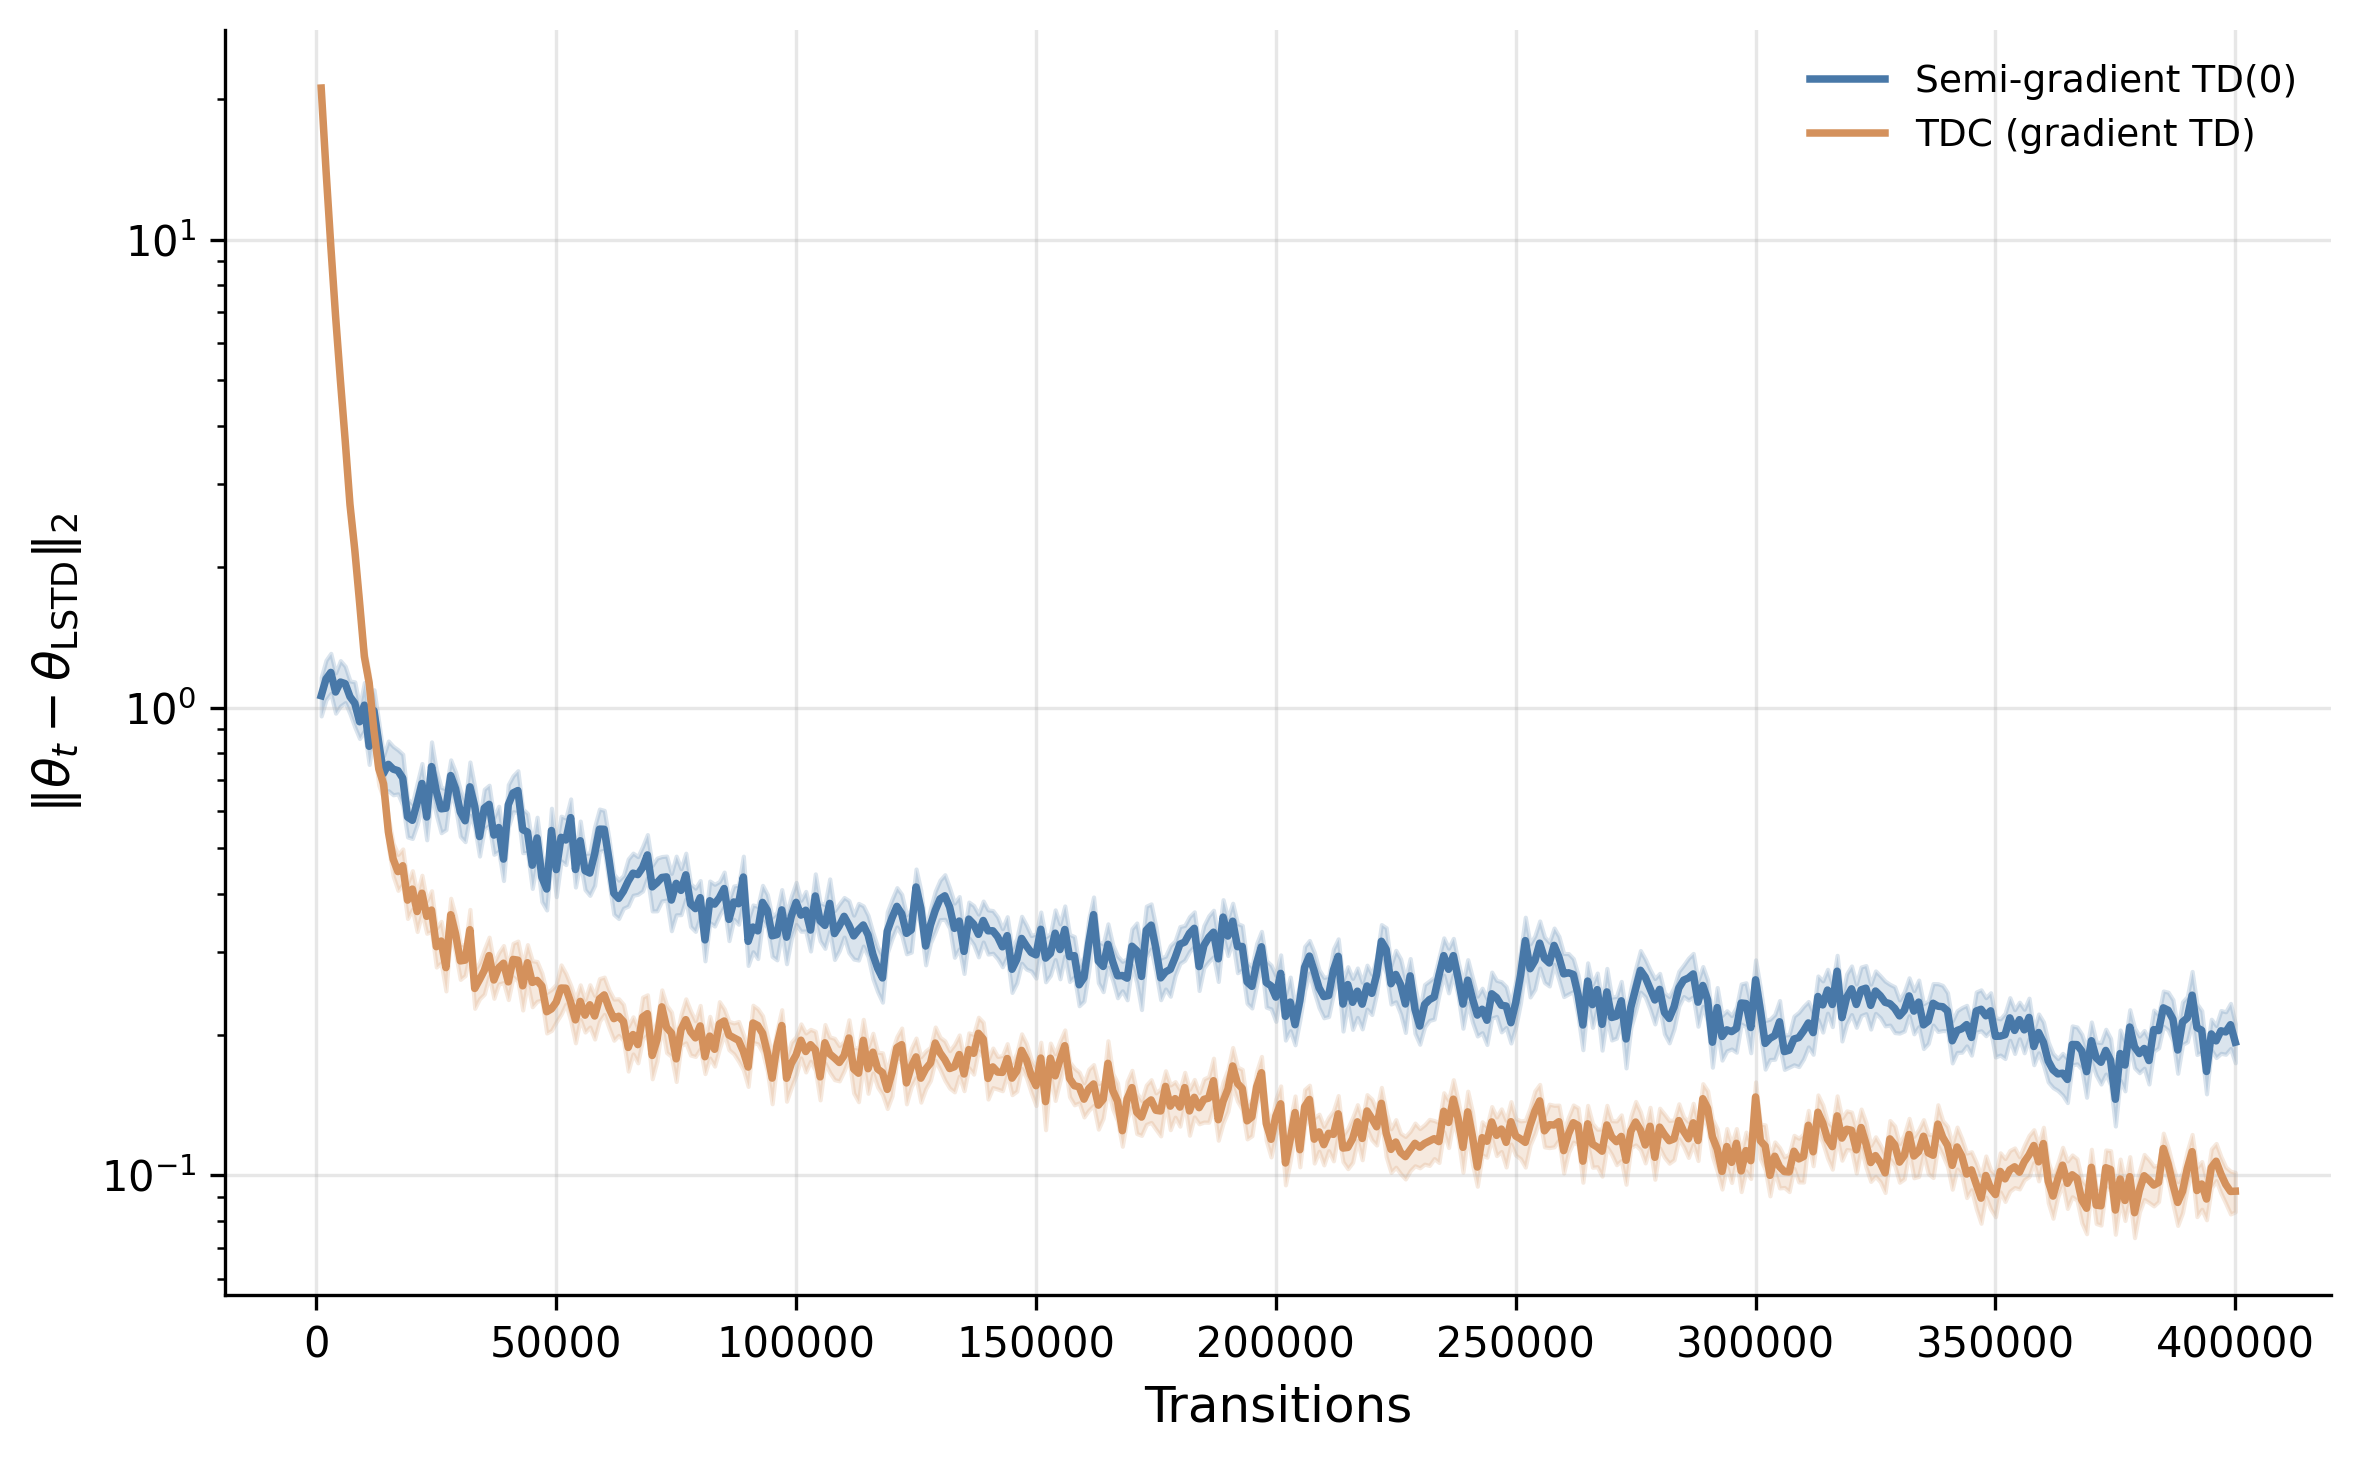

The script that saved this image:
"""
Comparing Estimators of the Bellman Equation
Chapter 3 (Theory) -- companion to subsection sec:bellman_estimation.

One small stochastic MDP, one linear feature class, several estimators that all
begin from the same Bellman equation but define different population targets or
use different solvers: orthogonal value projection, LSTD (projected fixed
point), raw Bellman-residual minimization (BRM), the Antos-Szepesvari-Munos
corrected/minimax criterion, semi-gradient TD(0), fitted value iteration, and
TDC (gradient-TD). The three-state machine-maintenance MDP and every population
target reproduce the hand-computed values in the study note that motivates the
subsection, so the population block doubles as a verification anchor.

Population objects are closed form. Empirical estimators are averaged over
N_SEEDS with standard errors. Sampling is i.i.d. from the stationary
distribution mu of the fixed policy, so D = diag(mu) is exact and the on-policy
weighting matches the theory (Tsitsiklis-Van Roy 1997; Sutton et al. 2009).
"""

import sys
import os
import argparse
import numpy as np

sys.path.insert(0, os.path.join(os.path.dirname(__file__), "..", ".."))
from sims.plot_style import apply_style, COLORS, FIG_SINGLE
from sims.sim_cache import compute_or_load, add_component_args, parse_force_set

apply_style()

import matplotlib

matplotlib.use("Agg")
import matplotlib.pyplot as plt

OUTDIR = os.path.dirname(os.path.abspath(__file__))
CACHE_DIR = os.path.join(OUTDIR, "cache")
SCRIPT_NAME = "bellman_estimation_methods"

np.random.seed(42)

# ======================================================================
# Layer 1: configuration
# ======================================================================
# Three-state machine-maintenance MDP (study note running example).
# States G, F, W (good, fatigued, worn) -> indices 0, 1, 2.
# Actions O (operate), M (maintain) -> indices 0, 1.
# Reward deterministic given (s, a); transition stochastic.
GAMMA = 0.9

# Reward[s, a]
REWARD = np.array(
    [
        [5.0, -1.0],  # G: O, M
        [3.0, -2.0],  # F: O, M
        [0.0, -4.0],  # W: O, M
    ]
)

# P[s, a] -> row over next states (G, F, W)
P = np.array(
    [
        [[0.75, 0.25, 0.00], [0.95, 0.05, 0.00]],  # G: O, M
        [[0.10, 0.60, 0.30], [0.75, 0.20, 0.05]],  # F: O, M
        [[0.00, 0.10, 0.90], [0.65, 0.30, 0.05]],  # W: O, M
    ]
)

# Fixed evaluation policy pi: operate in G and F, maintain in W.
PI = np.array([0, 0, 1])  # action index per state

# Linear feature map phi(s) = [1, x(s)] with deterioration score x = 0, 1, 2.
X_SCORE = np.array([0.0, 1.0, 2.0])
PHI = np.column_stack([np.ones(3), X_SCORE])  # 3 x 2

# The MDP tables are hashed into the cache key. Editing a reward, a transition
# row, the policy or the features must invalidate every cached component, so
# they cannot be left out and patched up by hand-bumping a version number.
ENV_PARAMS = {
    "gamma": GAMMA,
    "reward": REWARD.tolist(),
    "transitions": P.tolist(),
    "policy": PI.tolist(),
    "features": PHI.tolist(),
}

SHARED_CONFIG = {
    **ENV_PARAMS,
    "N_SEEDS": 30,
    "N_SAMPLES": 20000,  # i.i.d. transitions per seed for batch estimators
}

# Online stochastic-approximation schedule for TD(0) and TDC.
ONLINE_CONFIG = {
    **SHARED_CONFIG,
    "N_STEPS": 400000,
    "ALPHA0": 0.05,
    "TAU": 10000.0,  # step size alpha_t = ALPHA0 / (1 + t / TAU)
    # TDC auxiliary-weight ratio: beta_t = ETA_W * alpha_t. The w recursion is a
    # least-mean-squares fit, so it is stable only while beta_t ||phi||^2 < 2;
    # here max ||phi||^2 = 5, so beta_0 must stay below 0.4. ETA_W = 10 (the
    # first setting tried) gives beta_0 = 1.0 and diverges.
    "ETA_W": 2.0,
    "LOG_STRIDE": 1000,
    # Fitted value iteration is a contraction with modulus gamma, so 60 sweeps
    # leave 0.9^60 * 34 = 0.06 of truncation error and make FVI look separated
    # from LSTD when it is not. 300 sweeps puts the truncation below 1e-12.
    "FVI_ITERS": 300,
}


# ======================================================================
# Layer 2: population objects (closed form)
# ======================================================================


def policy_matrices():
    """Return P_pi (3x3), r_pi (3,) induced by the fixed policy PI."""
    P_pi = np.array([P[s, PI[s]] for s in range(3)])
    r_pi = np.array([REWARD[s, PI[s]] for s in range(3)])
    return P_pi, r_pi


def stationary_dist(P_pi):
    """Stationary distribution mu of P_pi (left eigenvector, normalized)."""
    vals, vecs = np.linalg.eig(P_pi.T)
    idx = np.argmin(np.abs(vals - 1.0))
    mu = np.real(vecs[:, idx])
    return mu / mu.sum()


def bellman_pi(v, P_pi, r_pi):
    """Apply the policy Bellman operator T^pi to a value vector v."""
    return r_pi + GAMMA * P_pi @ v


def weighted_norm(x, mu):
    """D-weighted norm ||x||_D with D = diag(mu)."""
    return float(np.sqrt(np.sum(mu * x**2)))


def d_projection(target, mu):
    """theta minimizing ||Phi theta - target||_D and the fitted values."""
    D = np.diag(mu)
    C = PHI.T @ D @ PHI
    theta = np.linalg.solve(C, PHI.T @ D @ target)
    return theta, PHI @ theta


def compute_population():
    P_pi, r_pi = policy_matrices()
    mu = stationary_dist(P_pi)
    D = np.diag(mu)
    M = np.eye(3) - GAMMA * P_pi

    # Exact value of the fixed policy.
    v_pi = np.linalg.solve(M, r_pi)

    # (1) Orthogonal projection of the true value.
    theta_proj, v_proj = d_projection(v_pi, mu)

    # (2) LSTD projected fixed point: A theta = b.
    A = PHI.T @ D @ M @ PHI
    b = PHI.T @ D @ r_pi
    theta_lstd = np.linalg.solve(A, b)
    v_lstd = PHI @ theta_lstd

    # (3) Raw Bellman-residual minimization: min ||r - M Phi theta||_D^2.
    A_brm = PHI.T @ M.T @ D @ M @ PHI
    b_brm = PHI.T @ M.T @ D @ r_pi
    theta_brm = np.linalg.solve(A_brm, b_brm)
    v_brm = PHI @ theta_brm

    # (4) Antos corrected/minimax criterion. Proposition (Antos et al. 2008,
    #     Prop 2): its minimizer over a linear class coincides with the LSTD
    #     projected fixed point. Verify STRUCTURALLY, not by re-solving A theta=b.
    #     The corrected criterion is
    #       J_corr(theta) = ||v_theta - T^pi v_theta||_D^2
    #                       - inf_h ||h - T^pi v_theta||_D^2
    #                     = ||v_theta - Pi_D T^pi v_theta||_D^2   (Pythagoras),
    #     a convex quadratic. Confirm it is ~0 at theta_LSTD (so v = Pi T^pi v,
    #     the projected fixed point) and strictly larger at perturbations, i.e.
    #     theta_LSTD is its unique minimizer -- an independent check of Prop 2.
    def J_corrected(theta):
        v = PHI @ theta
        Tv = bellman_pi(v, P_pi, r_pi)
        raw = float(np.sum(mu * (Tv - v) ** 2))  # ||v - T^pi v||_D^2
        _, proj_Tv = d_projection(Tv, mu)
        unrep = float(np.sum(mu * (Tv - proj_Tv) ** 2))  # ||T^pi v - Pi T^pi v||_D^2
        return raw - unrep

    antos_J_at_lstd = J_corrected(theta_lstd)
    antos_perturbs = [
        np.array(p) for p in [(0.5, 0.0), (-0.5, 0.0), (0.0, 0.5), (0.0, -0.5)]
    ]
    antos_J_at_perturbed = [J_corrected(theta_lstd + p) for p in antos_perturbs]

    # Minimize the corrected criterion in its own right, so the table row is an
    # independent computation rather than a copy of the LSTD row. J_corr is
    # ||M theta - c||_D^2 with M = Phi - gamma Pi_D P_pi Phi and c = Pi_D r_pi,
    # whose normal equations never reference A theta = b.
    Pi_D = PHI @ np.linalg.solve(PHI.T @ D @ PHI, PHI.T @ D)
    M_corr = PHI - GAMMA * Pi_D @ P_pi @ PHI
    c_corr = Pi_D @ r_pi
    theta_antos = np.linalg.solve(M_corr.T @ D @ M_corr, M_corr.T @ D @ c_corr)
    v_antos = PHI @ theta_antos

    # Antos decomposition for a specific candidate v = (30, 26, 22),
    # theta = (30, -4). Reproduces the study note's worked numbers.
    theta_cand = np.array([30.0, -4.0])
    v_cand = PHI @ theta_cand
    Tv_cand = bellman_pi(v_cand, P_pi, r_pi)
    raw_resid_sq = float(np.sum(mu * (Tv_cand - v_cand) ** 2))
    _, proj_Tv = d_projection(Tv_cand, mu)  # best representable Bellman target
    unrep_sq = float(np.sum(mu * (Tv_cand - proj_Tv) ** 2))
    corrected_sq = raw_resid_sq - unrep_sq
    corrected_direct = float(np.sum(mu * (v_cand - proj_Tv) ** 2))

    # Conditional-variance decomposition at state F under theta = (30, -4).
    # E[delta^2 | F] = (Bellman residual)^2 + Var(target | F).
    f = 1  # index of state F
    a_f = PI[f]
    succ = P[f, a_f]  # next-state distribution
    targets_f = REWARD[f, a_f] + GAMMA * v_cand  # target per realized successor
    td_f = targets_f - v_cand[f]  # delta per successor
    e_delta = float(np.sum(succ * td_f))
    e_delta_sq = float(np.sum(succ * td_f**2))
    var_target = e_delta_sq - e_delta**2

    # Expected TD update direction E[phi delta] at theta = (30, -4).
    resid_cand = bellman_pi(v_cand, P_pi, r_pi) - v_cand  # E[delta | s]
    e_phi_delta = PHI.T @ (mu * resid_cand)

    # Action values (control) for the summary display.
    q_O = REWARD[:, 0] + GAMMA * P[:, 0, :] @ v_pi
    q_M = REWARD[:, 1] + GAMMA * P[:, 1, :] @ v_pi

    # Summary norms for each population solution.
    def norms(v):
        return weighted_norm(v - v_pi, mu), weighted_norm(
            bellman_pi(v, P_pi, r_pi) - v, mu
        )

    summary = {
        "Orthogonal projection": (theta_proj, v_proj, *norms(v_proj)),
        "LSTD projected fixed point": (theta_lstd, v_lstd, *norms(v_lstd)),
        "Antos corrected BRM": (theta_antos, v_antos, *norms(v_antos)),
        "Raw Bellman-residual min.": (theta_brm, v_brm, *norms(v_brm)),
    }

    return {
        "P_pi": P_pi,
        "r_pi": r_pi,
        "mu": mu,
        "v_pi": v_pi,
        "theta_proj": theta_proj,
        "v_proj": v_proj,
        "theta_lstd": theta_lstd,
        "v_lstd": v_lstd,
        "theta_brm": theta_brm,
        "v_brm": v_brm,
        "theta_antos": theta_antos,
        "v_antos": v_antos,
        "antos_J_at_lstd": antos_J_at_lstd,
        "antos_J_at_perturbed": antos_J_at_perturbed,
        "antos_decomp": {
            "raw_resid_sq": raw_resid_sq,
            "unrep_sq": unrep_sq,
            "corrected_sq": corrected_sq,
            "corrected_direct": corrected_direct,
        },
        "variance_decomp": {
            "td_errors_F": td_f,
            "e_delta": e_delta,
            "e_delta_sq": e_delta_sq,
            "var_target": var_target,
        },
        "e_phi_delta": e_phi_delta,
        "q_O": q_O,
        "q_M": q_M,
        "summary": summary,
    }


# ======================================================================
# Layer 3: empirical estimators (finite sample, multiple seeds)
# ======================================================================


def _draw_successors(states, rng):
    """Vectorized draw of s' ~ P[s, pi(s)] for an array of states (inverse-CDF)."""
    u = rng.random(len(states))
    succ = np.empty(len(states), dtype=int)
    for s in range(3):
        mask = states == s
        if mask.any():
            cdf = np.cumsum(P[s, PI[s]])
            succ[mask] = np.searchsorted(cdf, u[mask], side="right")
    return np.clip(succ, 0, 2)


def sample_transitions(mu, rng, n):
    """i.i.d. states from mu; one successor each, plus an independent second
    successor for the double-sampling estimator. Rewards deterministic."""
    states = rng.choice(3, size=n, p=mu)
    rewards = REWARD[states, PI[states]]
    succ1 = _draw_successors(states, rng)
    succ2 = _draw_successors(states, rng)
    return states, rewards, succ1, succ2


def emp_lstd(phi, r, phi_n):
    """Empirical LSTD: A_hat theta = b_hat."""
    n = len(r)
    A = (phi[:, :, None] * (phi - GAMMA * phi_n)[:, None, :]).sum(0) / n
    b = (phi * r[:, None]).sum(0) / n
    return np.linalg.solve(A, b)


def emp_brm_single(phi, r, phi_n):
    """Single-successor BRM: OLS of r on (phi - gamma phi'). This minimizes the
    empirical squared TD error, a biased proxy for the Bellman residual because
    the same successor appears in both factors of the quadratic form."""
    psi = phi - GAMMA * phi_n
    A = psi.T @ psi
    b = psi.T @ r
    return np.linalg.solve(A, b)


def emp_brm_double(phi, r, psi1, psi2):
    """Double-successor BRM: independent successors in the two factors debias
    the quadratic form (E[psi1 psi2^T | s] = psi(s) psi(s)^T). Requires a
    generative model. Converges to the population raw-BRM solution."""
    n = len(r)
    G = (psi1[:, :, None] * psi2[:, None, :]).sum(0) / n
    G = 0.5 * (G + G.T)  # symmetrize (true matrix is symmetric)
    b = (psi1 * r[:, None]).sum(0) / n
    return np.linalg.solve(G, b)


def emp_fitted_vi(phi, r, phi_n, n_iters):
    """Fitted value iteration: regress on targets from a frozen previous
    iterate. Fixed point is the projected Bellman fixed point (= LSTD)."""
    theta = np.zeros(2)
    pinv = np.linalg.pinv(phi)
    for _ in range(n_iters):
        targets = r + GAMMA * (phi_n @ theta)
        theta = pinv @ targets
    return theta


def run_online(mu, rng, cfg, theta_star):
    """Semi-gradient TD(0) and TDC over a stream of i.i.d. transitions.
    Returns per-checkpoint distance ||theta_t - theta_star|| for each method."""
    n_steps = cfg["N_STEPS"]
    a0, tau, eta = cfg["ALPHA0"], cfg["TAU"], cfg["ETA_W"]
    stride = cfg["LOG_STRIDE"]

    theta_td = np.zeros(2)
    theta_tdc = np.zeros(2)
    w_tdc = np.zeros(2)
    steps, dist_td, dist_tdc = [], [], []

    # Pre-sample the whole i.i.d. stream (vectorized); the update loop stays
    # sequential but does no per-step RNG, so long runs are cheap.
    states = rng.choice(3, size=n_steps, p=mu)
    succ = _draw_successors(states, rng)
    rewards = REWARD[states, PI[states]]
    phi_all = PHI[states]
    phin_all = PHI[succ]

    for t in range(n_steps):
        r = rewards[t]
        ph, phn = phi_all[t], phin_all[t]
        alpha = a0 / (1.0 + t / tau)

        # semi-gradient TD(0)
        delta_td = r + GAMMA * phn @ theta_td - ph @ theta_td
        theta_td = theta_td + alpha * delta_td * ph

        # TDC (Sutton et al. 2009, eq. 10). This is the practical constant-ratio
        # form beta_t = eta * alpha_t, not the strict two-timescale condition
        # alpha_t / beta_t -> 0 of their Theorem 2; on-policy the constant-ratio
        # version still converges to the TD fixed point A theta = b.
        beta = eta * alpha
        delta_c = r + GAMMA * phn @ theta_tdc - ph @ theta_tdc
        theta_tdc = theta_tdc + alpha * (delta_c * ph - GAMMA * phn * (ph @ w_tdc))
        w_tdc = w_tdc + beta * (delta_c - ph @ w_tdc) * ph

        if (t + 1) % stride == 0:
            steps.append(t + 1)
            dist_td.append(np.linalg.norm(theta_td - theta_star))
            dist_tdc.append(np.linalg.norm(theta_tdc - theta_star))

    return (
        np.array(steps),
        np.array(dist_td),
        np.array(dist_tdc),
        theta_td,
        theta_tdc,
    )


def compute_empirical(pop):
    mu = pop["mu"]
    theta_star = pop["theta_lstd"]
    n_seeds = SHARED_CONFIG["N_SEEDS"]
    n = SHARED_CONFIG["N_SAMPLES"]

    est = {k: [] for k in ["lstd", "brm_single", "brm_double", "fvi", "td", "tdc"]}
    curves_td, curves_tdc = [], []
    steps_ref = None

    for seed in range(n_seeds):
        rng = np.random.default_rng(1000 + seed)
        s, r, s1, s2 = sample_transitions(mu, rng, n)
        phi = PHI[s]
        phi1, phi2 = PHI[s1], PHI[s2]
        psi1 = phi - GAMMA * phi1
        psi2 = phi - GAMMA * phi2

        est["lstd"].append(emp_lstd(phi, r, phi1))
        est["brm_single"].append(emp_brm_single(phi, r, phi1))
        est["brm_double"].append(emp_brm_double(phi, r, psi1, psi2))
        est["fvi"].append(emp_fitted_vi(phi, r, phi1, ONLINE_CONFIG["FVI_ITERS"]))

        steps, d_td, d_tdc, th_td, th_tdc = run_online(
            mu, rng, ONLINE_CONFIG, theta_star
        )
        est["td"].append(th_td)
        est["tdc"].append(th_tdc)
        curves_td.append(d_td)
        curves_tdc.append(d_tdc)
        steps_ref = steps

    est = {k: np.array(v) for k, v in est.items()}
    return {
        "theta": est,
        "steps": steps_ref,
        "curve_td_mean": np.mean(curves_td, 0),
        "curve_td_se": np.std(curves_td, 0) / np.sqrt(n_seeds),
        "curve_tdc_mean": np.mean(curves_tdc, 0),
        "curve_tdc_se": np.std(curves_tdc, 0) / np.sqrt(n_seeds),
    }


# ======================================================================
# Orchestration
# ======================================================================


def compute_data(force=None):
    force = force or set()
    pop = compute_or_load(
        CACHE_DIR,
        SCRIPT_NAME,
        "population",
        ENV_PARAMS,
        compute_population,
        force=("population" in force),
    )
    emp = compute_or_load(
        CACHE_DIR,
        SCRIPT_NAME,
        "empirical",
        ONLINE_CONFIG,
        compute_empirical,
        pop,
        force=("empirical" in force or "population" in force),
    )
    return {"population": pop, "empirical": emp}


# ======================================================================
# Layer 5: outputs (table + figure)
# ======================================================================


def _emp_norms(theta_rows, pop):
    """Mean +/- SE of value error and Bellman-residual norm across seeds."""
    mu, v_pi = pop["mu"], pop["v_pi"]
    P_pi, r_pi = pop["P_pi"], pop["r_pi"]
    ve, be = [], []
    for th in theta_rows:
        v = PHI @ th
        ve.append(weighted_norm(v - v_pi, mu))
        be.append(weighted_norm(bellman_pi(v, P_pi, r_pi) - v, mu))
    ve, be = np.array(ve), np.array(be)
    n = len(theta_rows)
    return ve.mean(), ve.std() / np.sqrt(n), be.mean(), be.std() / np.sqrt(n)


def generate_outputs(data):
    pop = data["population"]
    emp = data["empirical"]

    # ---- LaTeX table ----
    rows_pop = [
        (
            "Orthogonal projection of $v^\\pi$",
            "Pop.",
            *pop["summary"]["Orthogonal projection"][2:],
        ),
        (
            "LSTD projected fixed point",
            "Pop.",
            *pop["summary"]["LSTD projected fixed point"][2:],
        ),
        (
            "Antos corrected BRM",
            "Pop.",
            *pop["summary"]["Antos corrected BRM"][2:],
        ),
        (
            "Raw Bellman-residual min.",
            "Pop.",
            *pop["summary"]["Raw Bellman-residual min."][2:],
        ),
    ]
    emp_specs = [
        ("LSTD", "lstd"),
        ("Semi-gradient TD(0)", "td"),
        ("TDC (gradient TD)", "tdc"),
        ("Fitted value iteration", "fvi"),
        ("Raw BRM, two-sample", "brm_double"),
        ("Raw BRM, one-sample", "brm_single"),
    ]
    rows_emp = []
    for label, key in emp_specs:
        ve, ve_se, be, be_se = _emp_norms(emp["theta"][key], pop)
        rows_emp.append((label, ve, ve_se, be, be_se))

    # House convention: rank order by performance, best first. The ranking
    # column is the distance to the true value function.
    rows_pop.sort(key=lambda r: r[2])
    rows_emp.sort(key=lambda r: r[1])

    lines = [
        "\\begin{tabular}{llcc}",
        "\\toprule",
        "Estimator & Type & $\\|\\hat v - v^\\pi\\|_D$ & $\\|T^\\pi\\hat v - \\hat v\\|_D$\\\\",
        "\\midrule",
    ]
    for label, typ, ve, be in rows_pop:
        lines.append(f"{label} & {typ} & ${ve:.4f}$ & ${be:.4f}$\\\\")
    lines.append("\\midrule")
    for label, ve, ve_se, be, be_se in rows_emp:
        lines.append(
            f"{label} & Emp. & ${ve:.4f}\\,(\\pm{ve_se:.4f})$ "
            f"& ${be:.4f}\\,(\\pm{be_se:.4f})$\\\\"
        )
    lines += ["\\bottomrule", "\\end{tabular}"]
    tex_path = os.path.join(OUTDIR, "bellman_estimation_methods.tex")
    with open(tex_path, "w") as fh:
        fh.write("\n".join(lines) + "\n")

    # ---- learning-curve figure ----
    fig, ax = plt.subplots(figsize=FIG_SINGLE)
    steps = emp["steps"]
    for mean, se, color, label in [
        (
            emp["curve_td_mean"],
            emp["curve_td_se"],
            COLORS["blue"],
            "Semi-gradient TD(0)",
        ),
        (
            emp["curve_tdc_mean"],
            emp["curve_tdc_se"],
            COLORS["orange"],
            "TDC (gradient TD)",
        ),
    ]:
        ax.plot(steps, mean, color=color, label=label)
        ax.fill_between(steps, mean - se, mean + se, color=color, alpha=0.2)
    # No reference line: the y axis is distance to the fixed point, so the
    # benchmark is zero, which a log scale cannot draw.
    ax.set_xlabel("Transitions")
    ax.set_ylabel(r"$\|\theta_t - \theta_{\mathrm{LSTD}}\|_2$")
    ax.set_yscale("log")
    ax.legend(frameon=False)
    fig.tight_layout()
    fig_path = os.path.join(OUTDIR, "bellman_estimation_methods.png")
    fig.savefig(fig_path, dpi=300, bbox_inches="tight")
    plt.close(fig)

    return tex_path, fig_path


# ======================================================================
# stdout report
# ======================================================================


def print_report(data):
    pop = data["population"]
    emp = data["empirical"]
    np.set_printoptions(precision=4, suppress=True)

    print("=" * 70)
    print("Comparing Estimators of the Bellman Equation")
    print("Three-state machine-maintenance MDP, gamma =", GAMMA)
    print("=" * 70)

    print("\n-- Population objects (verification anchors, study note) --")
    print(f"mu (stationary)         : {pop['mu']}   note (0.4813, 0.3942, 0.1245)")
    print(f"v^pi                    : {pop['v_pi']}   note (34.7903, 28.0305, 25.0477)")
    print(f"theta_proj              : {pop['theta_proj']}   note (34.4030, -5.4265)")
    print(
        f"v_proj                  : {pop['v_proj']}   note (34.4030, 28.9764, 23.5499)"
    )
    print(f"theta_LSTD              : {pop['theta_lstd']}   note (34.3673, -5.3711)")
    print(
        f"v_LSTD                  : {pop['v_lstd']}   note (34.3673, 28.9962, 23.6252)"
    )
    print(f"theta_BRM               : {pop['theta_brm']}   note (33.8835, -4.6189)")
    print(
        f"v_BRM                   : {pop['v_brm']}   note (33.8835, 29.2646, 24.6458)"
    )
    print(
        f"theta_Antos (own normal eqs)    : {pop['theta_antos']}   "
        f"deviation from theta_LSTD {np.linalg.norm(pop['theta_antos'] - pop['theta_lstd']):.2e}"
    )
    print(
        f"Antos corrected J at theta_LSTD : {pop['antos_J_at_lstd']:.2e}   (Prop 2: minimized, == 0)"
    )
    print(
        f"Antos corrected J at perturbations : "
        f"{[round(j, 4) for j in pop['antos_J_at_perturbed']]}   (all > 0)"
    )

    ad = pop["antos_decomp"]
    print("\n-- Antos decomposition at v=(30,26,22) --")
    print(f"raw squared Bellman residual : {ad['raw_resid_sq']:.4f}   note 0.6469")
    print(f"unrepresentable component    : {ad['unrep_sq']:.4f}   note 0.0834")
    print(f"corrected (raw - unrep)      : {ad['corrected_sq']:.4f}   note 0.5634")
    print(
        f"corrected (direct ||v-PiTv||): {ad['corrected_direct']:.4f}   (should match)"
    )

    vd = pop["variance_decomp"]
    print("\n-- Conditional-variance decomposition at state F, theta=(30,-4) --")
    print(f"TD errors by successor (G,F,W): {vd['td_errors_F']}   note (4, 0.4, -3.2)")
    print(f"E[delta | F]                  : {vd['e_delta']:.4f}   note -0.32")
    print(f"E[delta^2 | F]                : {vd['e_delta_sq']:.4f}   note 4.768")
    print(f"squared residual = E[delta|F]^2 : {vd['e_delta'] ** 2:.4f}   note 0.1024")
    print(f"Var(target | F)               : {vd['var_target']:.4f}   note 4.6656")
    print(
        f"E[phi delta] at theta=(30,-4) : {pop['e_phi_delta']}   note (0.3485, -0.2357)"
    )

    print("\n-- Action values (control) --")
    print(f"q^pi(.,O) : {pop['q_O']}   note (34.7903, 28.0305, 22.8114)")
    print(f"q^pi(.,M) : {pop['q_M']}   note (30.0071, 27.6561, 25.0477)")

    print("\n-- Summary norms (population) --")
    print(f"{'Method':<32}{'||v-v^pi||_D':>14}{'||Tv-v||_D':>14}")
    for name, tup in pop["summary"].items():
        print(f"{name:<32}{tup[2]:>14.4f}{tup[3]:>14.4f}")

    print("\n-- Empirical estimators (mean +/- SE over seeds) --")
    print(
        f"{'Method':<28}{'theta_0':>10}{'theta_1':>10}{'||v-v^pi||_D':>14}{'||Tv-v||_D':>13}"
    )
    for label, key in [
        ("LSTD", "lstd"),
        ("Semi-gradient TD(0)", "td"),
        ("TDC (gradient TD)", "tdc"),
        ("Fitted value iteration", "fvi"),
        ("Raw BRM two-sample", "brm_double"),
        ("Raw BRM one-sample", "brm_single"),
    ]:
        th = emp["theta"][key]
        ve, _, be, _ = _emp_norms(th, pop)
        print(
            f"{label:<28}{th[:, 0].mean():>10.4f}{th[:, 1].mean():>10.4f}{ve:>14.4f}{be:>13.4f}"
        )

    print("\n-- Cross-checks --")
    lstd_emp = emp["theta"]["lstd"].mean(0)
    print(
        f"empirical LSTD -> population LSTD : {np.linalg.norm(lstd_emp - pop['theta_lstd']):.4f}"
    )
    bd = emp["theta"]["brm_double"].mean(0)
    bs = emp["theta"]["brm_single"].mean(0)
    print(
        f"two-sample BRM -> population BRM  : {np.linalg.norm(bd - pop['theta_brm']):.4f}"
    )
    print(
        f"one-sample BRM -> population BRM  : {np.linalg.norm(bs - pop['theta_brm']):.4f}  (biased, larger)"
    )
    td = emp["theta"]["td"].mean(0)
    tdc = emp["theta"]["tdc"].mean(0)
    # Two distinct quantities. The first is the distance of the seed-AVERAGED
    # parameter, in which zero-mean sampling scatter cancels. The second is the
    # average over seeds of the per-seed distance, which is what the figure
    # plots and is necessarily the larger of the two.
    print(
        f"||mean_seeds(theta_TD) - theta_LSTD||   : {np.linalg.norm(td - pop['theta_lstd']):.4f}"
    )
    print(
        f"||mean_seeds(theta_TDC) - theta_LSTD||  : {np.linalg.norm(tdc - pop['theta_lstd']):.4f}"
    )
    print(
        f"mean_seeds||theta_TD - theta_LSTD||     : {emp['curve_td_mean'][-1]:.4f}   (figure endpoint)"
    )
    print(
        f"mean_seeds||theta_TDC - theta_LSTD||    : {emp['curve_tdc_mean'][-1]:.4f}   (figure endpoint)"
    )


# ======================================================================
# Inline verification (fails loudly on drift)
# ======================================================================


def verify(data):
    """Validation gate = primary-source STRUCTURAL properties, computed from the
    MDP, independent of any stated constant. The study note is a secondary source,
    so its published numbers are a soft transcription guard (loose print + one
    loose check on v_pi), never the gate the code is shaped to satisfy."""
    pop = data["population"]
    emp = data["empirical"]
    P_pi, r_pi, mu = pop["P_pi"], pop["r_pi"], pop["mu"]
    D = np.diag(mu)

    # --- MDP well-formedness (transcription integrity, not a result) ---
    assert np.allclose(P.sum(axis=2), 1.0), "transition rows must sum to 1"
    assert np.allclose(mu @ P_pi, mu, atol=1e-10), "mu must be stationary for P_pi"
    assert np.all(mu > 0), mu

    # --- LSTD: the projected Bellman residual is orthogonal to the features ---
    # Phi^T D (T^pi v_LSTD - v_LSTD) = 0  (defining property, Antos L297 / LSTD).
    resid_lstd = bellman_pi(pop["v_lstd"], P_pi, r_pi) - pop["v_lstd"]
    assert np.allclose(PHI.T @ (D @ resid_lstd), 0.0, atol=1e-9), PHI.T @ (
        D @ resid_lstd
    )

    # --- raw BRM: satisfies its own normal equations A_brm theta = b_brm ---
    M = np.eye(3) - GAMMA * P_pi
    A_brm = PHI.T @ M.T @ D @ M @ PHI
    b_brm = PHI.T @ M.T @ D @ r_pi
    assert np.allclose(A_brm @ pop["theta_brm"], b_brm, atol=1e-9)

    # --- Antos Prop 2: theta_LSTD minimizes the corrected criterion (== 0),
    #     strictly positive at perturbations (independent structural check) ---
    assert abs(pop["antos_J_at_lstd"]) < 1e-9, pop["antos_J_at_lstd"]
    assert all(j > 1e-6 for j in pop["antos_J_at_perturbed"]), pop[
        "antos_J_at_perturbed"
    ]
    ad = pop["antos_decomp"]
    assert abs(ad["corrected_sq"] - ad["corrected_direct"]) < 1e-9

    # --- conditional-variance identity: E[d^2|F] = E[d|F]^2 + Var (algebraic) ---
    vd = pop["variance_decomp"]
    assert abs(vd["e_delta_sq"] - (vd["e_delta"] ** 2 + vd["var_target"])) < 1e-12

    # --- empirical: LSTD -> population LSTD; two-sample BRM debiases one-sample ---
    lstd_emp = emp["theta"]["lstd"].mean(0)
    assert np.linalg.norm(lstd_emp - pop["theta_lstd"]) < 0.2, lstd_emp
    err_double = np.linalg.norm(emp["theta"]["brm_double"].mean(0) - pop["theta_brm"])
    err_single = np.linalg.norm(emp["theta"]["brm_single"].mean(0) - pop["theta_brm"])
    assert err_double < err_single, (err_double, err_single)

    # --- soft transcription guard vs the secondary study note (NOT the gate) ---
    note_v_pi = np.array([34.7903, 28.0305, 25.0477])
    dev = float(np.max(np.abs(pop["v_pi"] - note_v_pi)))
    tag = "ok" if dev < 1e-2 else "DRIFT -- check MDP transcription"
    print(
        f"\n[verify] structural properties hold. v_pi vs note: max dev {dev:.2e} ({tag})."
    )
    assert dev < 1e-2, (
        "v_pi drifted from the study note; MDP table likely mis-transcribed"
    )


if __name__ == "__main__":
    parser = argparse.ArgumentParser()
    add_component_args(parser)
    args = parser.parse_args()
    force = parse_force_set(args)

    if args.plots_only:
        data = compute_data()  # all cache hits
    else:
        data = compute_data(force=force)

    if not args.data_only:
        print_report(data)
        verify(data)
        tex_path, fig_path = generate_outputs(data)
        print(f"\nOutputs:\n  {tex_path}\n  {fig_path}")
